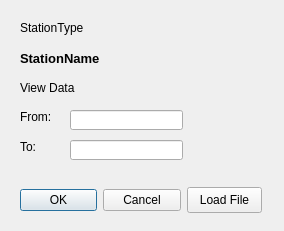
<?xml version="1.0" encoding="UTF-8"?>
<ui version="4.0">
 <class>DiagramPrefs</class>
 <widget class="QDialog" name="DiagramPrefs">
  <property name="geometry">
   <rect>
    <x>0</x>
    <y>0</y>
    <width>284</width>
    <height>231</height>
   </rect>
  </property>
  <property name="windowTitle">
   <string>Diagram Preferences</string>
  </property>
  <widget class="QDialogButtonBox" name="buttonBox">
   <property name="geometry">
    <rect>
     <x>20</x>
     <y>140</y>
     <width>161</width>
     <height>121</height>
    </rect>
   </property>
   <property name="layoutDirection">
    <enum>Qt::LeftToRight</enum>
   </property>
   <property name="orientation">
    <enum>Qt::Horizontal</enum>
   </property>
   <property name="standardButtons">
    <set>QDialogButtonBox::Cancel|QDialogButtonBox::Ok</set>
   </property>
  </widget>
  <widget class="QLineEdit" name="fromDateLine">
   <property name="geometry">
    <rect>
     <x>70</x>
     <y>110</y>
     <width>113</width>
     <height>20</height>
    </rect>
   </property>
  </widget>
  <widget class="QLineEdit" name="toDateLine">
   <property name="geometry">
    <rect>
     <x>70</x>
     <y>140</y>
     <width>113</width>
     <height>20</height>
    </rect>
   </property>
  </widget>
  <widget class="QLabel" name="stationTypeLabel">
   <property name="geometry">
    <rect>
     <x>20</x>
     <y>20</y>
     <width>241</width>
     <height>16</height>
    </rect>
   </property>
   <property name="text">
    <string>StationType</string>
   </property>
  </widget>
  <widget class="QLabel" name="stationNameLabel">
   <property name="geometry">
    <rect>
     <x>20</x>
     <y>50</y>
     <width>241</width>
     <height>16</height>
    </rect>
   </property>
   <property name="font">
    <font>
     <family>MS Shell Dlg 2</family>
     <pointsize>10</pointsize>
     <weight>75</weight>
     <bold>true</bold>
    </font>
   </property>
   <property name="text">
    <string>StationName</string>
   </property>
  </widget>
  <widget class="QLabel" name="viewDataLabel">
   <property name="geometry">
    <rect>
     <x>20</x>
     <y>80</y>
     <width>101</width>
     <height>16</height>
    </rect>
   </property>
   <property name="text">
    <string>View Data</string>
   </property>
  </widget>
  <widget class="QLabel" name="fromDateLabel">
   <property name="geometry">
    <rect>
     <x>20</x>
     <y>110</y>
     <width>46</width>
     <height>14</height>
    </rect>
   </property>
   <property name="text">
    <string>From:</string>
   </property>
  </widget>
  <widget class="QLabel" name="toDateLabel">
   <property name="geometry">
    <rect>
     <x>20</x>
     <y>140</y>
     <width>46</width>
     <height>14</height>
    </rect>
   </property>
   <property name="text">
    <string>To:</string>
   </property>
  </widget>
  <widget class="QPushButton" name="loadFileButton">
   <property name="geometry">
    <rect>
     <x>187</x>
     <y>187</y>
     <width>75</width>
     <height>26</height>
    </rect>
   </property>
   <property name="text">
    <string>Load File</string>
   </property>
  </widget>
 </widget>
 <resources/>
 <connections>
  <connection>
   <sender>buttonBox</sender>
   <signal>accepted()</signal>
   <receiver>DiagramPrefs</receiver>
   <slot>accept()</slot>
   <hints>
    <hint type="sourcelabel">
     <x>248</x>
     <y>254</y>
    </hint>
    <hint type="destinationlabel">
     <x>157</x>
     <y>274</y>
    </hint>
   </hints>
  </connection>
  <connection>
   <sender>buttonBox</sender>
   <signal>rejected()</signal>
   <receiver>DiagramPrefs</receiver>
   <slot>reject()</slot>
   <hints>
    <hint type="sourcelabel">
     <x>316</x>
     <y>260</y>
    </hint>
    <hint type="destinationlabel">
     <x>286</x>
     <y>274</y>
    </hint>
   </hints>
  </connection>
 </connections>
</ui>
